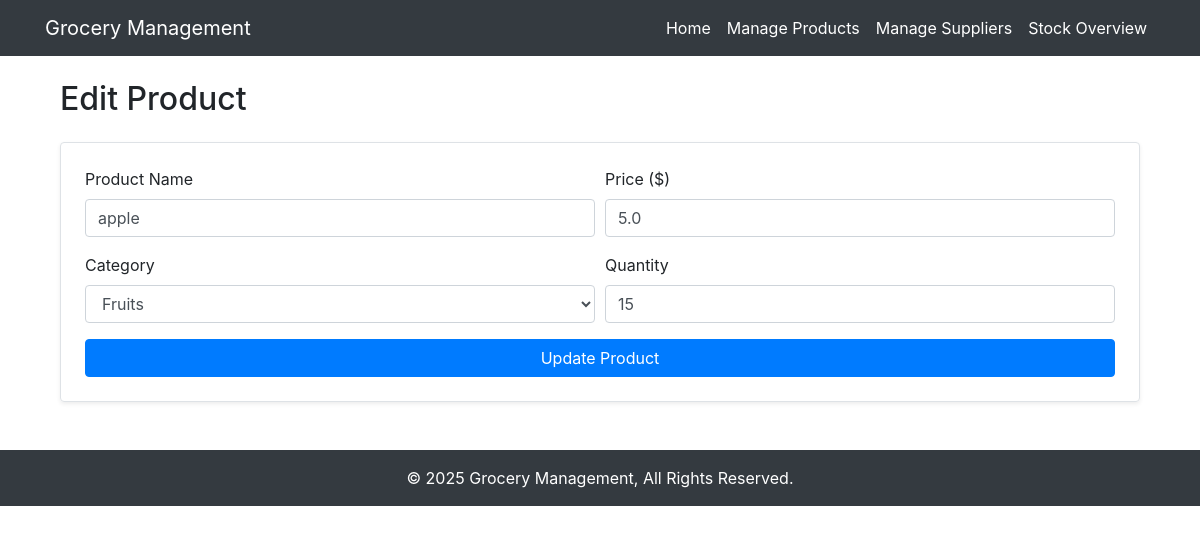
Screenshot of /edit_product/1 with the database file from the repository.
### tables this page shows
CREATE TABLE products (
    id INTEGER PRIMARY KEY AUTOINCREMENT,
    name TEXT NOT NULL,
    price REAL NOT NULL,
    category TEXT NOT NULL,
    quantity INTEGER NOT NULL
, category_id INTEGER, supplier_id INTEGER);

### app.py (the view, shortened to what this page needs)
@app.route('/edit_product/<product_id>', methods=['GET', 'POST'])
def edit_product(product_id):
    conn = get_db_connection()
    product = conn.execute('SELECT * FROM products WHERE id = ?', (product_id,)).fetchone()
    conn.close()
    return render_template('edit_product.html', product=product)

### app.py (called while the page is built)
def get_db_connection():
    conn = sqlite3.connect('grocery.db')
    conn.row_factory = sqlite3.Row  # This allows column names to be used as keys
    return conn

### templates/edit_product.html (shortened to what this page needs)
{% extends "base.html" %}
{% block content %}
<div class="container mt-4">
    <h2 class="mb-4">Edit Product</h2>
    <form method="POST" action="{{ url_for('edit_product', product_id=product.id) }}" class="form-group border p-4 rounded shadow-sm">
        <div class="form-row">
            <div class="col-md-6 mb-3">
                <label for="name">Product Name</label>
                <input type="text" name="name" id="name" class="form-control" placeholder="Enter product name" value="{{ product.name }}" required>
            </div>
            <div class="col-md-6 mb-3">
                <label for="price">Price ($)</label>
                <input type="number" step="0.01" name="price" id="price" class="form-control" placeholder="Enter price" value="{{ product.price }}" required>
            </div>
        </div>
        <div class="form-row">
            <div class="col-md-6 mb-3">
                <label for="category">Category</label>
                <select name="category" id="category" class="form-control" required>
                    <option value="fruits" {% if product.category == 'fruits' %}selected{% endif %}>Fruits</option>
                </select>
            </div>
            <div class="col-md-6 mb-3">
                <label for="quantity">Quantity</label>
                <input type="number" name="quantity" id="quantity" class="form-control" placeholder="Enter quantity" value="{{ product.quantity }}" required>
            </div>
        </div>
        <button type="submit" class="btn btn-primary btn-block">Update Product</button>
    </form>
</div>
{% endblock %}

### templates/base.html (style rules this page uses)
body { padding-top: 56px; }

### rows the page displays
products: name "apple", price "5.0", category "Fruits", quantity "15"
